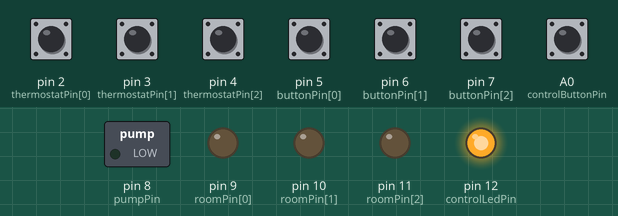
Recording of a sketch running on a simulated Arduino Uno, built with avr-gcc and run on an emulated ATmega328P. On the bench: switched loads named in the sketch (green lamp = pin HIGH), output pins drawn as LEDs (lit = HIGH). The inputs (shaded band) are chosen by the test bench; at power-on: A0 (controlButtonPin), pin 2 (thermostatPin[0]), pin 3 (thermostatPin[1]), pin 4 (thermostatPin[2]), pin 5 (buttonPin[0]), pin 6 (buttonPin[1]), pin 7 (buttonPin[2]) HIGH.

Above: at 1.2 s.
1.3 s: A0 (controlButtonPin) pulled LOW for 1 s
At 3.4 s:
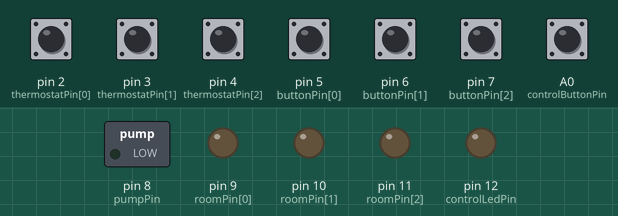
4.0 s: pin 5 (buttonPin[0]) pulled LOW for 0.15 s
At 4.8 s:
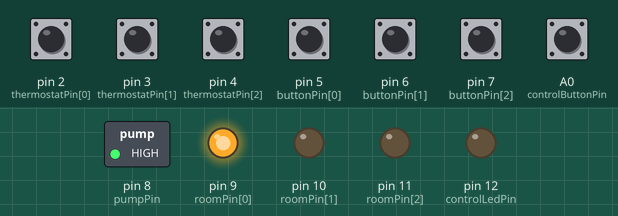
5.9 s: pin 6 (buttonPin[1]) pulled LOW for 0.15 s
At 7.5 s:
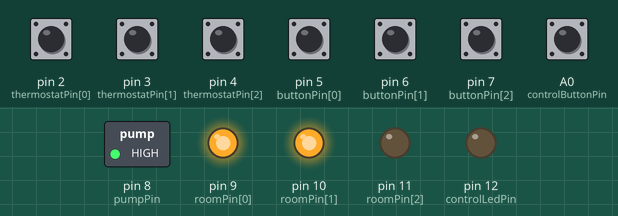
7.8 s: pin 7 (buttonPin[2]) pulled LOW for 0.15 s
At 8.9 s:
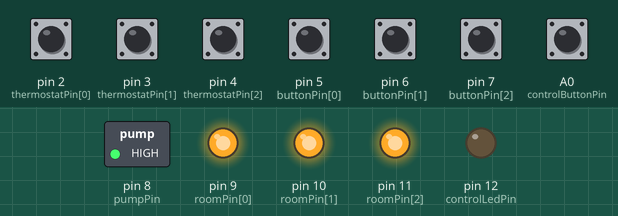
9.7 s: pin 5 (buttonPin[0]) pulled LOW for 1 s
At 12.1 s:
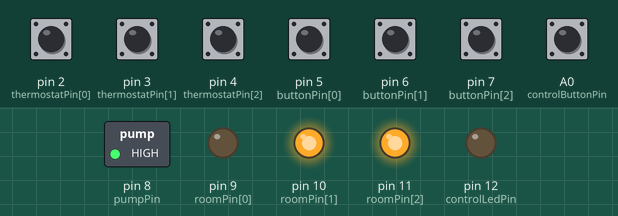
12.4 s: pin 7 (buttonPin[2]) pulled LOW for 1 s
At 14.2 s:
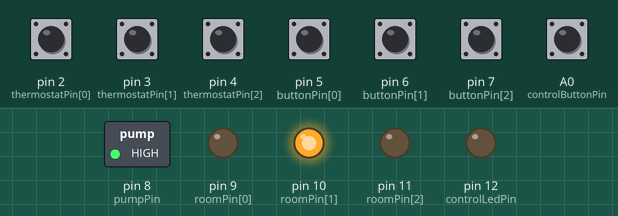
Timing chart, 0 to 17.4 s (numbered marks = the images above; inputs shaded):
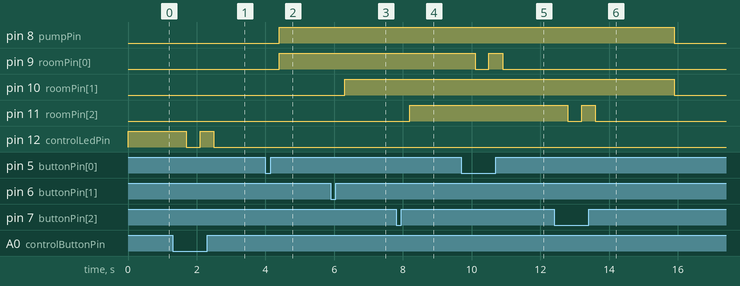

The sketch:

floorHeating.ino
```cpp
int pumpPin = 8;

int roomPin[]  = {
  9,10,11};

int thermostatPin[] = {
  2,3,4};
boolean thermostatOn[] = {
  false,false,false};

int buttonPin[] = {
  5,6,7};
long timeDelay = 10000L; //Time in milliseconds  60_000 ms is 1 min
long endTime[] = {
  0,0,0};

int rooms = 3;

boolean controlsAuto = true;
int controlLedPin = 12;
int controlButtonPin = A0;

void setup() {

  //Serial.begin(9600);

  //  Setup the pump pin.
  pinMode(pumpPin, OUTPUT);

  //  Setup control led pin.
  pinMode(controlLedPin, OUTPUT);

  // Setup control button pin.
  pinMode(controlButtonPin, INPUT_PULLUP);

  for(int i = 0;i < rooms;i++){

    // Setup the room pins.
    pinMode(roomPin[i], OUTPUT);

    // Setup the thermostat pins.
    pinMode(thermostatPin[i], INPUT_PULLUP);

    //Setup the button pins.
    pinMode(buttonPin[i], INPUT_PULLUP);
  }
}

// the loop function runs over and over again forever
void loop() {

  if(digitalRead(controlButtonPin) == LOW){
    controlsAuto = !controlsAuto;
    for(int i = 0;i < rooms;i++){
      thermostatOn[i] = false;
      endTime[i] = 0;
    }
    delay(400);
  }

  if(controlsAuto){
    checkIfAuto();
  }
  else{
    checkIfManuell();
  }
  checkLed();
}

void checkIfAuto(){
  for(int i = 0;i < rooms;i++){
    if(digitalRead(thermostatPin[i]) == LOW){
      thermostatOn[i] = true;
    }
    else{
      thermostatOn[i] = false;
    }
  }
}

void checkIfManuell(){
  for(int i = 0; i < rooms; i++){
    if(digitalRead(buttonPin[i]) == LOW){
      if(thermostatOn[i]){
        thermostatOn[i] = false;
        endTime[i] = 0;
      }
      else{
        thermostatOn[i] = true;

        long time = timeDelay + millis();

        endTime[i] = time;
      }

      delay(400);
    }

    if(endTime[i] < millis()){
      thermostatOn[i] = false;
    }
  }
}

void checkLed(){
  boolean allOf = true;
  for(int i = 0;i < rooms; i++){
    if(thermostatOn[i]){
      digitalWrite(roomPin[i], HIGH);
      allOf = false;
    }
    else{
      digitalWrite(roomPin[i], LOW);
    }
  }
  digitalWrite(pumpPin,!allOf);
  digitalWrite(controlLedPin,controlsAuto);
}
```

Measured:
- after the input at 1.3 s, pin 12 (controlLedPin): HIGH → LOW after 0.40 s, → HIGH 0.40 s later, → LOW 0.40 s later
- after the input at 4.0 s, pin 8 (pumpPin), pin 9 (roomPin[0]): LOW → HIGH after 0.40 s
- after the input at 5.9 s, pin 10 (roomPin[1]): LOW → HIGH after 0.40 s
- after the input at 7.8 s, pin 11 (roomPin[2]): LOW → HIGH after 0.40 s
- after the input at 9.7 s, pin 9 (roomPin[0]): HIGH → LOW after 0.40 s, → HIGH 0.40 s later, → LOW 0.40 s later
- after the input at 12.4 s, pin 8 (pumpPin): HIGH → LOW after 3.5 s; pin 11 (roomPin[2]): HIGH → LOW after 0.40 s, → HIGH 0.40 s later, → LOW 0.40 s later
